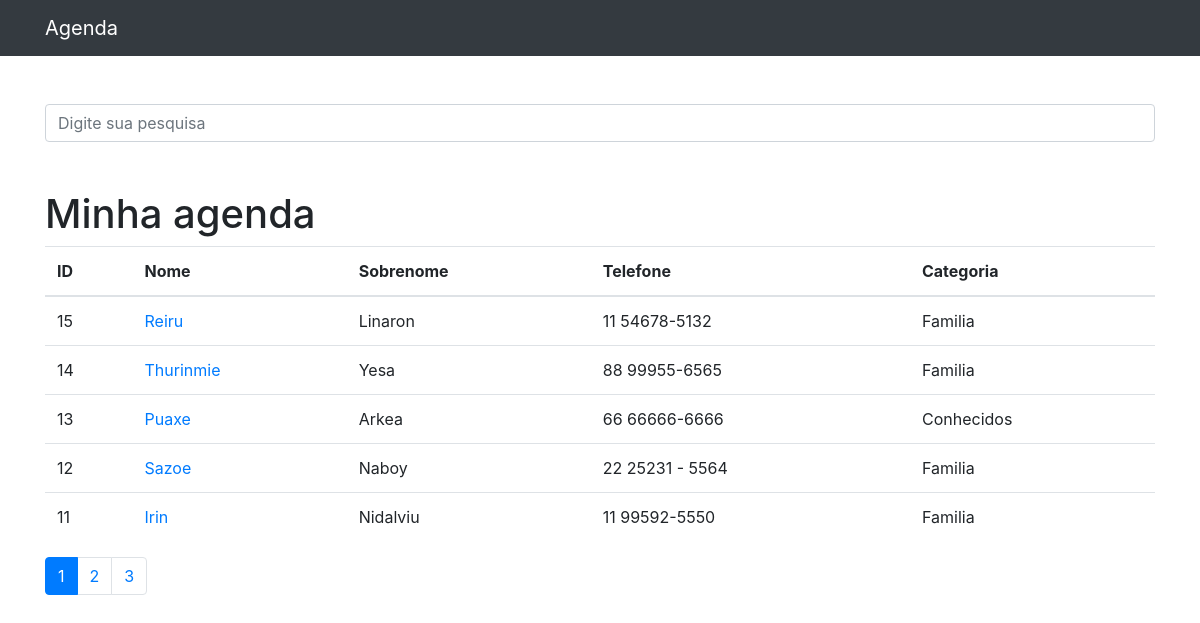
The page / on the database its author committed.
### contatos/models.py (models this page shows, shortened)
class Contato(models.Model):
    nome = models.CharField(max_length=50)
    sobrenome = models.CharField(max_length=50, blank=True)
    telefone = models.CharField(max_length=50)
    email = models.EmailField(max_length=254, blank=True)
    data_criacao = models.DateTimeField(default=timezone.now)
    descricao = models.TextField(blank=True)
    categoria = models.ForeignKey(Categoria, on_delete=models.DO_NOTHING)
    mostrar = models.BooleanField(default=True)
    foto = models.ImageField(blank=True, upload_to='fotos/%Y/%m/')

class Categoria(models.Model):
    nome = models.CharField(max_length=50)
    def __str__(self):
        return self.nome

### contatos/views.py (the view)
# urls.py: path('', views.index, name='index'),
def index(request):
    contatos = Contato.objects.order_by("-id").filter(mostrar=True)
    paginator = Paginator(contatos, 5)
    page = request.GET.get("p")
    contatos = paginator.get_page(page)
    return render(request, "contatos/index.html", {"contatos": contatos})

### contatos/templates/contatos/index.html
{% extends 'base.html' %}
{% block conteudo %}
<h1 class="mt-5">Minha agenda</h1>
    <table class="table">
        <thead>
            <tr>
                <th>ID</th>
                <th>Nome</th>
                <th>Sobrenome</th>
                <th>Telefone</th>
                <th>Categoria</th>
            </tr>
        </thead>
        <tbody>
            {% for contato in contatos %}
                <tr>
                    <td>{{ contato.id }}</td>
                    <td>
                    <a href="{% url 'ver_contato' contato.id %}"> {{ contato.nome }} </a>
                    </td>
                    <td>{{ contato.sobrenome }}</td>
                    <td>{{ contato.telefone }}</td>
                    <td>{{ contato.categoria }}</td>
                </tr>
            {% endfor %}
        </tbody>
    </table>
<nav aria-label="Page navigation example">
  <ul class="pagination">
    {% for pagina in contatos.paginator.page_range %}
        {% if contatos.number == pagina %}
            <li class="page-item active">
                <a class="page-link" href="?p={{ pagina }}&termo={{ request.GET.termo }}">{{pagina}}</a>
            </li>
        {% else %}
            <li class="page-item">
                <a class="page-link" href="?p={{ pagina }}&termo={{ request.GET.termo }}">{{pagina}}</a>
            </li>
        {% endif %}
    {% endfor %}
  </ul>
</nav>
{% endblock conteudo %}

### rows shown on the page
Contato: id "15", nome "Reiru", sobrenome "Linaron", telefone "11 54678-5132", categoria "Familia"
Contato: id "14", nome "Thurinmie", sobrenome "Yesa", telefone "88 99955-6565", categoria "Familia"
Contato: id "13", nome "Puaxe", sobrenome "Arkea", telefone "66 66666-6666", categoria "Conhecidos"
Contato: id "12", nome "Sazoe", sobrenome "Naboy", telefone "22 25231 - 5564", categoria "Familia"
Contato: id "11", nome "Irin", sobrenome "Nidalviu", telefone "11 99592-5550", categoria "Familia"

### other values the page prints
{{ pagina }} "1"
{{ pagina }} "2" "3"
